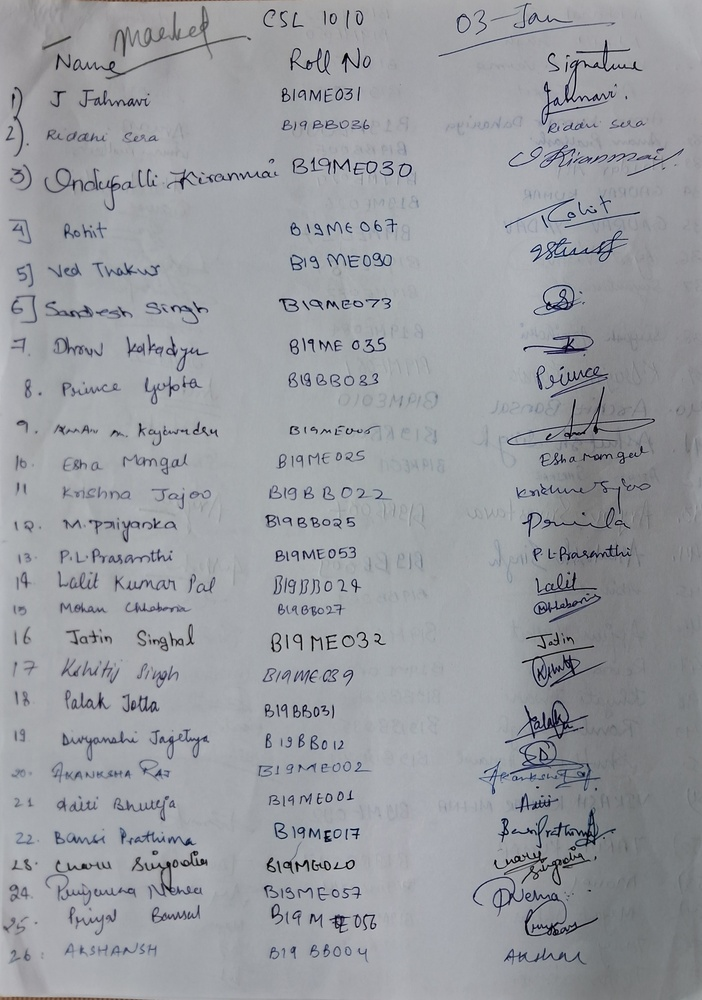
#> input picture images/1.jpg, 702 x 1000 px, shrunk from 2473 x 3522 before the run
$ python main.py
#> lines starting #> are read from the running program, lines starting #| are printed output that depends on the picture; after the words box and inside, x2 and y2 are one past the last pixel; in counts of white or black regions, pixels touching at a corner belong together
import cv2

# Load the image
input_path = "./images/1.jpg"
output_path = "./output/"
image = cv2.imread(input_path)
#> image is the input picture: shape (1000, 702, 3); mean B, G, R 160.3, 155.1, 152.5

# Convert the image to grayscale
gray_image = cv2.cvtColor(image, cv2.COLOR_BGR2GRAY)

blurred_image = cv2.GaussianBlur(gray_image, (5, 5), 0)

# Use adaptive thresholding
binary_image = cv2.adaptiveThreshold(
    blurred_image, 255, cv2.ADAPTIVE_THRESH_GAUSSIAN_C, cv2.THRESH_BINARY, 3, 2
)
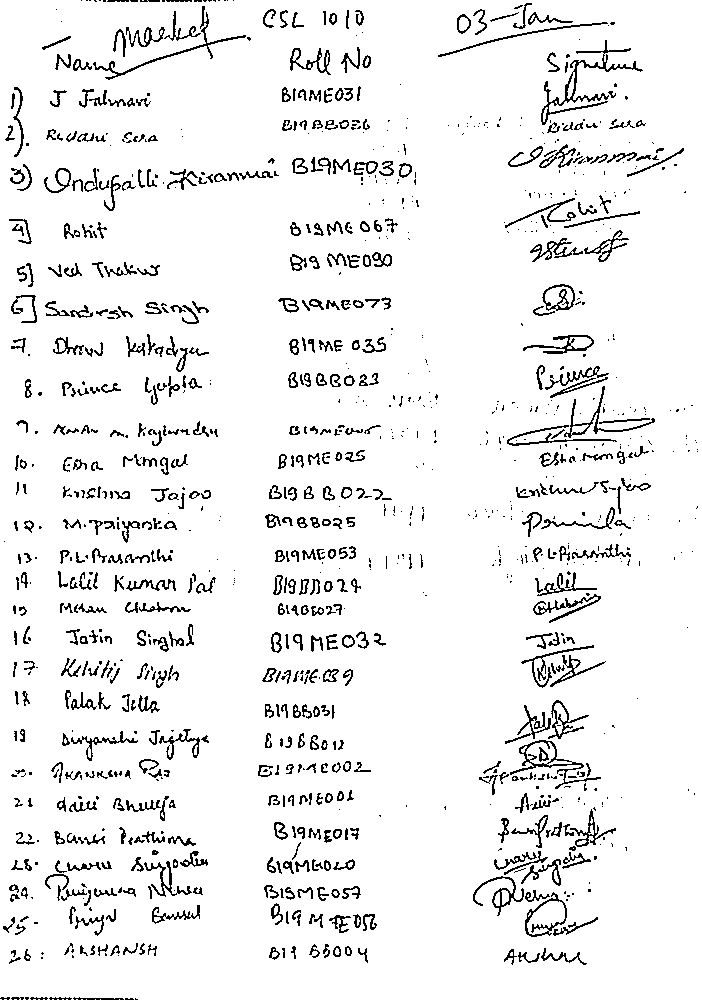
#> binary_image: shape (1000, 702); 93.4% white; black in thin lines or dots
cv2.imwrite("./output/1_binary.jpg", binary_image)
kernel = cv2.getStructuringElement(cv2.MORPH_ELLIPSE, (51, 51))
kernel2 = cv2.getStructuringElement(cv2.MORPH_RECT, (1, 500))
opened_image = cv2.morphologyEx(binary_image, cv2.MORPH_OPEN, kernel)
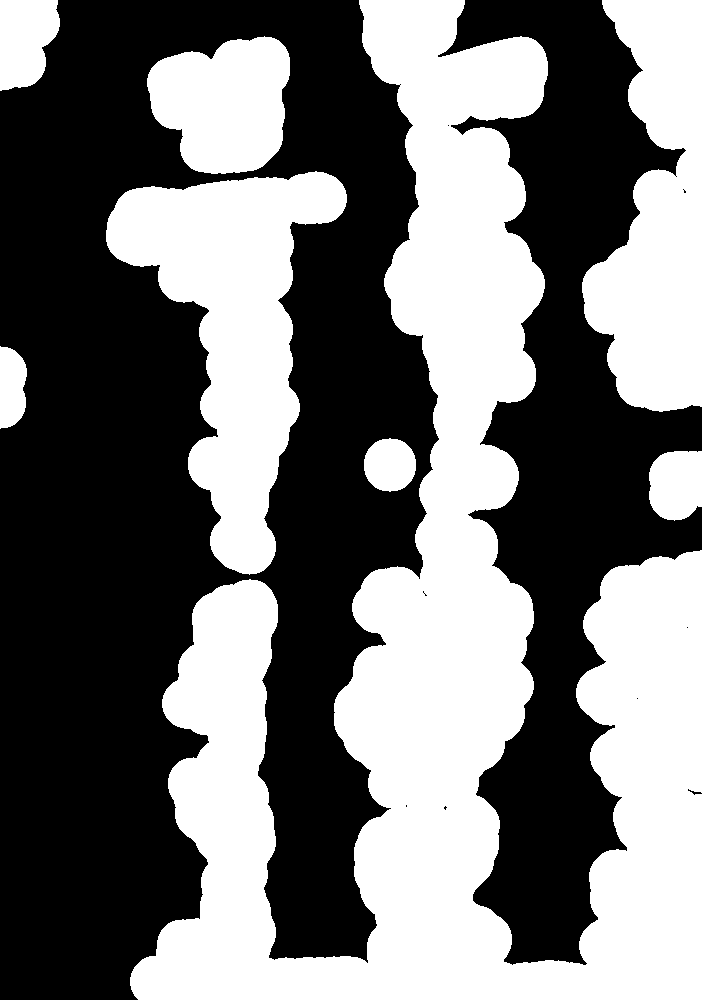
#> opened_image: shape (1000, 702); 45.4% white; 8 white regions, largest, box (x1, y1, x2, y2) and area: (130, 0, 702, 1000) 216523, (106, 171, 347, 575) 42745, (582, 0, 702, 412) 32619
opened_image2 = cv2.morphologyEx(opened_image, cv2.MORPH_OPEN, kernel2)
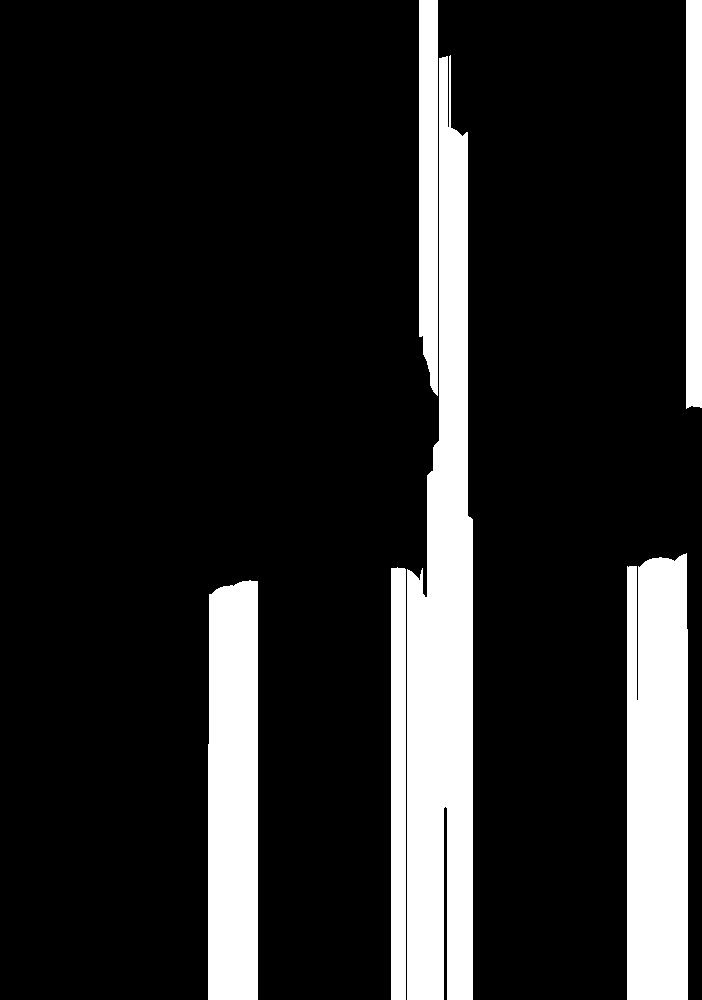
#> opened_image2: shape (1000, 702); 15.7% white; 6 white regions, box (x1, y1, x2, y2) and area: (407, 55, 473, 1000) 42794, (627, 553, 688, 1000) 26626, (208, 580, 258, 1000) 20591, (419, 0, 438, 396) 7019, (686, 0, 702, 409) 6516, (391, 567, 406, 1000) 6480

cv2.imwrite(output_path + "2.jpg", opened_image2)

kernel_horizontal = cv2.getStructuringElement(cv2.MORPH_RECT, (100, 1))
kernel_vertical = cv2.getStructuringElement(cv2.MORPH_RECT, (1, 1000))
opened_image3 = cv2.morphologyEx(opened_image2, cv2.MORPH_CLOSE, kernel_horizontal)
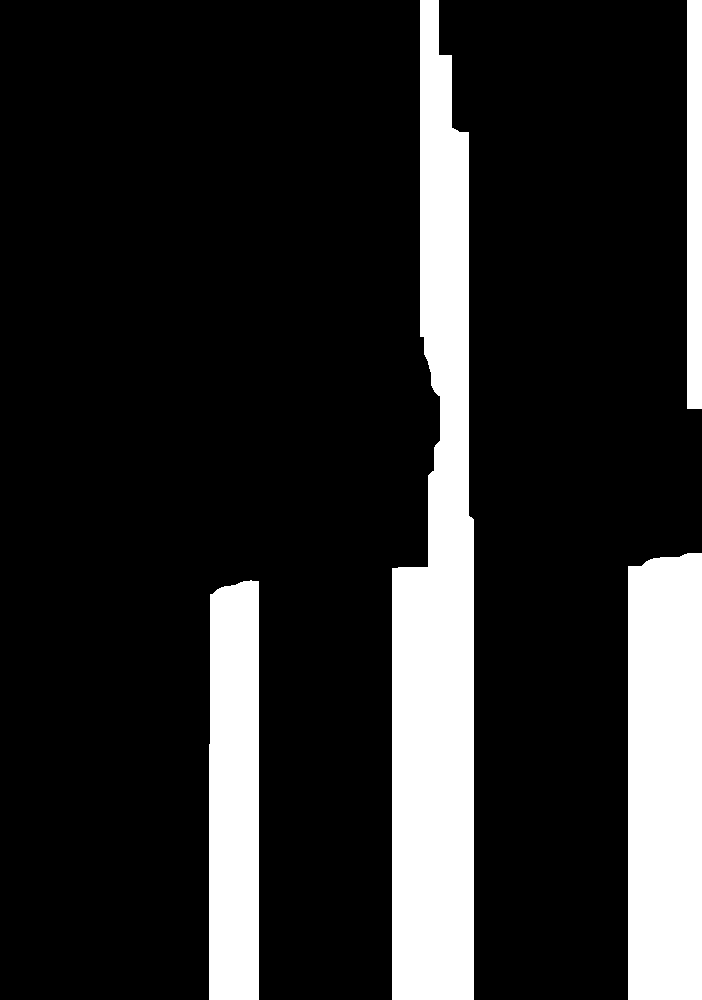
#> opened_image3: shape (1000, 702); 16.7% white; 4 white regions, box (x1, y1, x2, y2) and area: (392, 0, 474, 1000) 57973, (628, 553, 702, 1000) 32678, (209, 580, 259, 1000) 20592, (687, 0, 702, 409) 6135
cv2.imwrite(output_path + "3.jpg", opened_image3)

opened_image4 = cv2.morphologyEx(opened_image3, cv2.MORPH_CLOSE, kernel_vertical)
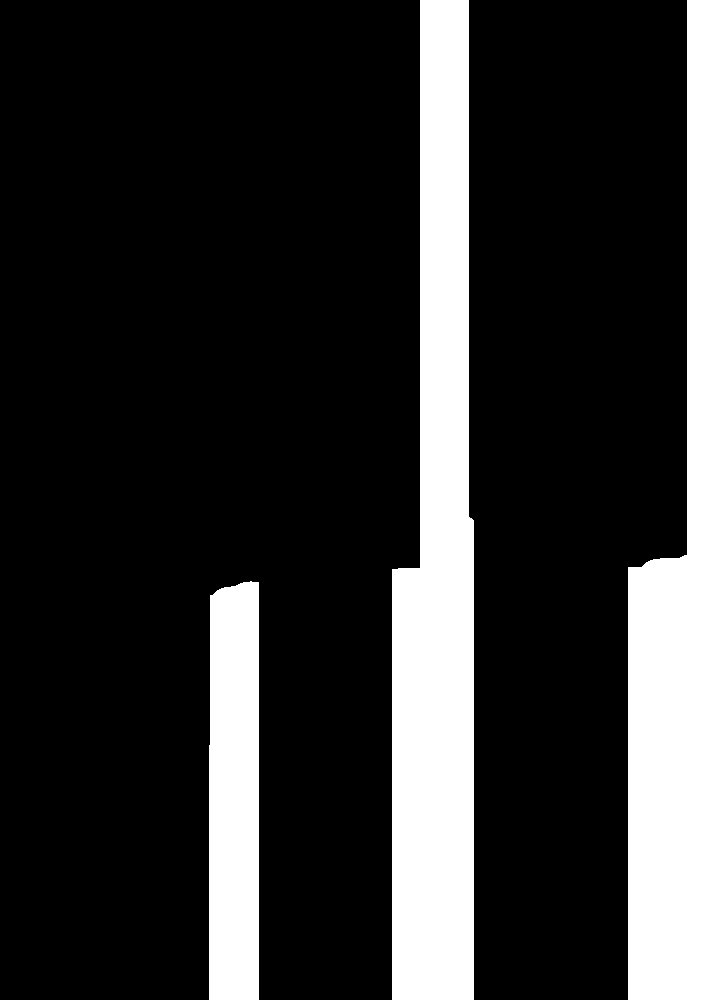
#> opened_image4: shape (1000, 702); 17.8% white; 3 white regions, box (x1, y1, x2, y2) and area: (392, 0, 474, 1000) 63498, (628, 0, 702, 1000) 40914, (209, 581, 259, 1000) 20542
cv2.imwrite(output_path + "4.jpg", opened_image4)
